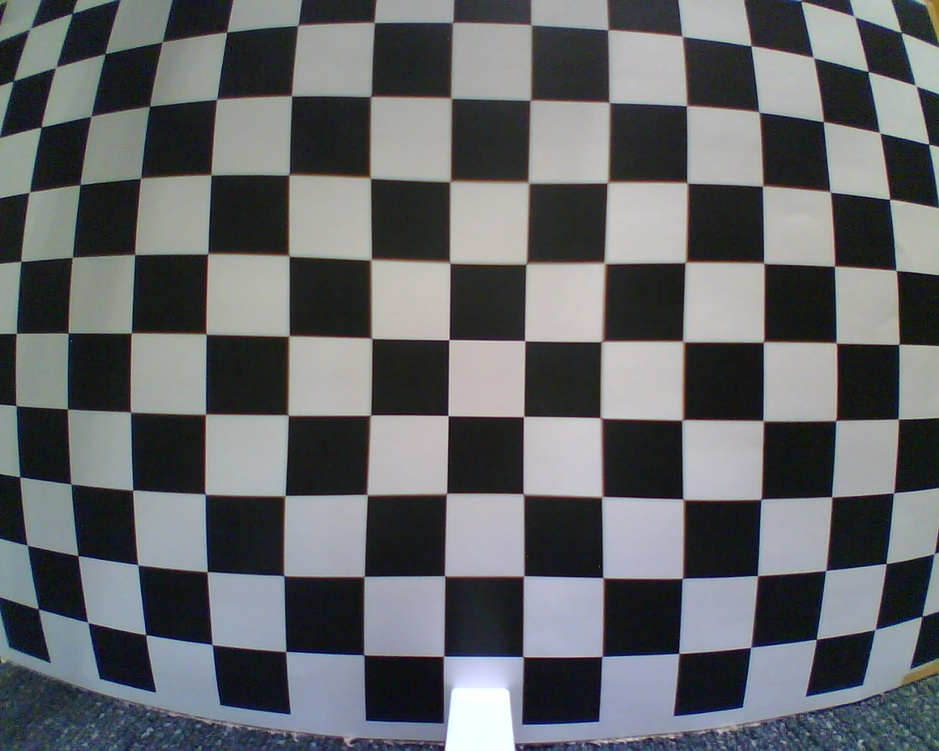
#> input picture GUI/control_cam/calibration/cali_code/HFoV_109_4_degree.jpg, 939 x 751 px, shrunk from 1280 x 1024 before the run
$ python camera_calibration.py
#> lines starting #> are read from the running program, lines starting #| are printed output that depends on the picture
"""Camera matrix:
 [[549.91254035   0.         802.57313647]
 [  0.         551.38505012 607.02397446]
 [  0.           0.           1.        ]]
Distortion coefficients:
 [[ 0.19067352 -0.20602461  0.00023991 -0.00069994  0.04950833]]
"""
import cv2
import numpy as np

mtx = np.array([[468.59748972, 0, 659.10020194],
                [0, 469.30862959, 497.8638885],
                [0, 0, 1]], dtype=np.float32)
dist = np.array([0.2089946, -0.22271615, -0.00487632, 0.00075366, 0.05415361], dtype=np.float32)

img = cv2.imread('./cali_code/HFoV_109_4_degree.jpg')
#> img is the input picture: shape (751, 939, 3); mean B, G, R 105.1, 102.4, 99.7
h, w = img.shape[:2]
#> h = 751; w = 939
new_mtx, roi = cv2.getOptimalNewCameraMatrix(mtx, dist, (w,h), 1, (w,h))
#> roi = (152, 108, 774, 616)

# Undistort the image
dst = cv2.undistort(img, mtx, dist, None, new_mtx)
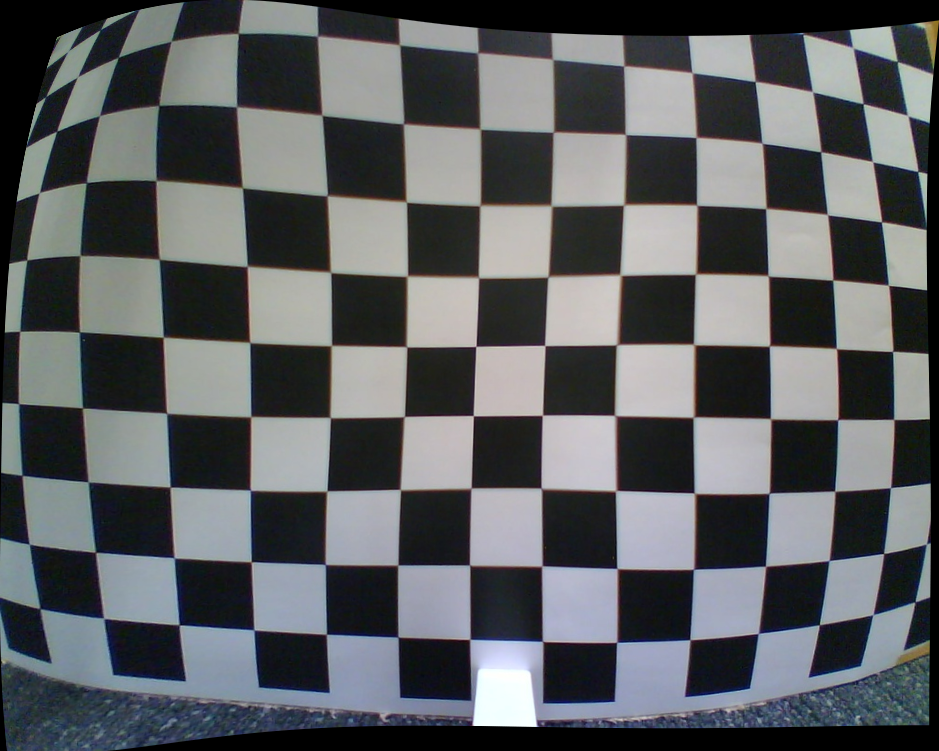
#> dst: shape (751, 939, 3); mean B, G, R 96.3, 93.7, 91

# Optionally crop the image
x, y, w, h = roi
#> x = 152; y = 108; w = 774; h = 616
dst = dst[y:y+h, x:x+w]
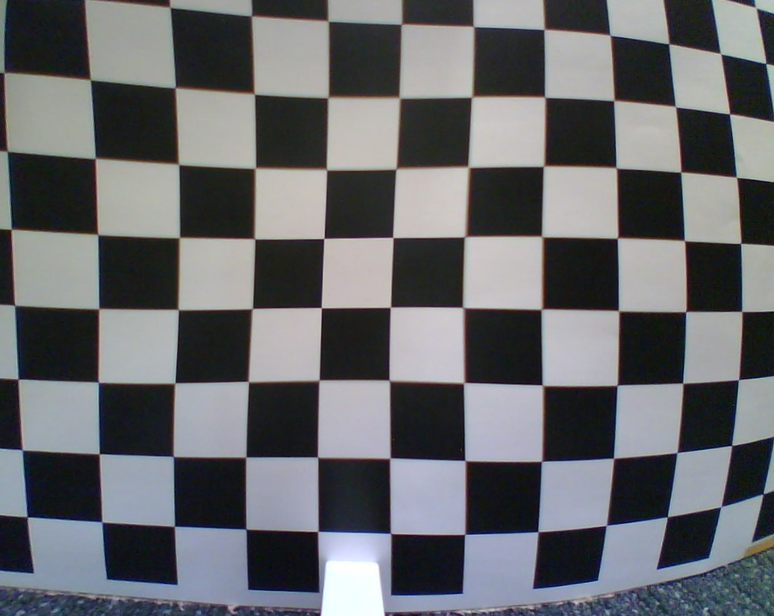
#> dst: shape (616, 774, 3); mean B, G, R 107.6, 104.3, 102.6
cv2.imwrite('calibrated_image/5_normalized_image.jpg', dst)

$ run again, with GUI/control_cam/calibration/cali_code/1.jpg copied over GUI/control_cam/calibration/cali_code/HFoV_109_4_degree.jpg
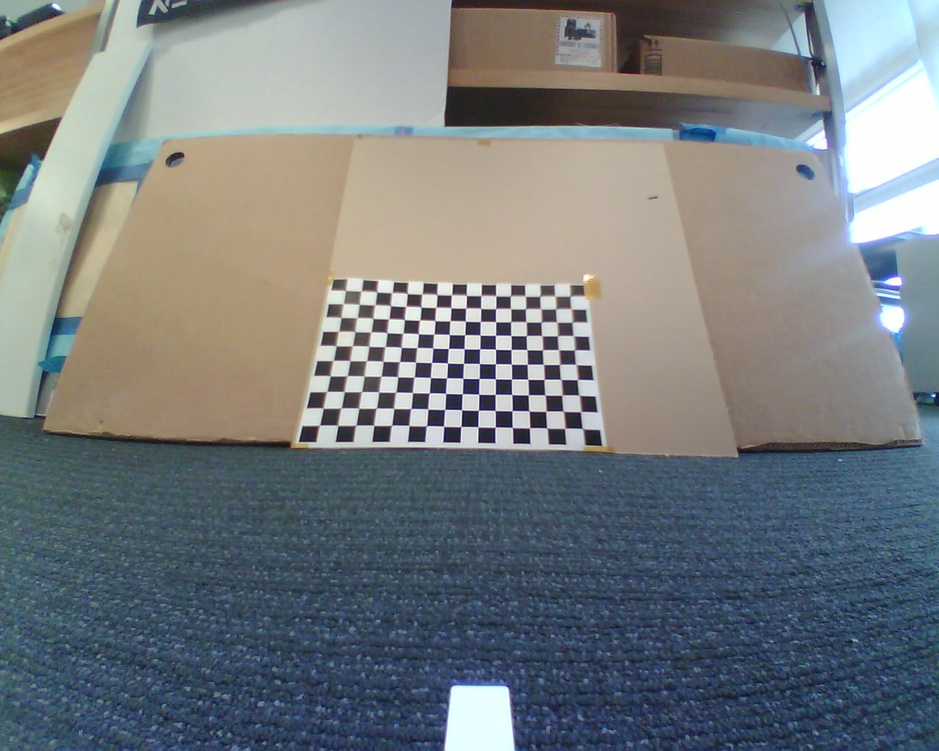
#> input picture GUI/control_cam/calibration/cali_code/1.jpg, 939 x 751 px, shrunk from 1280 x 1024 before the run
#> img is the input picture: shape (751, 939, 3); mean B, G, R 126.3, 123.5, 117.9
#> `dst = cv2.undistort(img, mtx, dist, None, new_mtx)`:
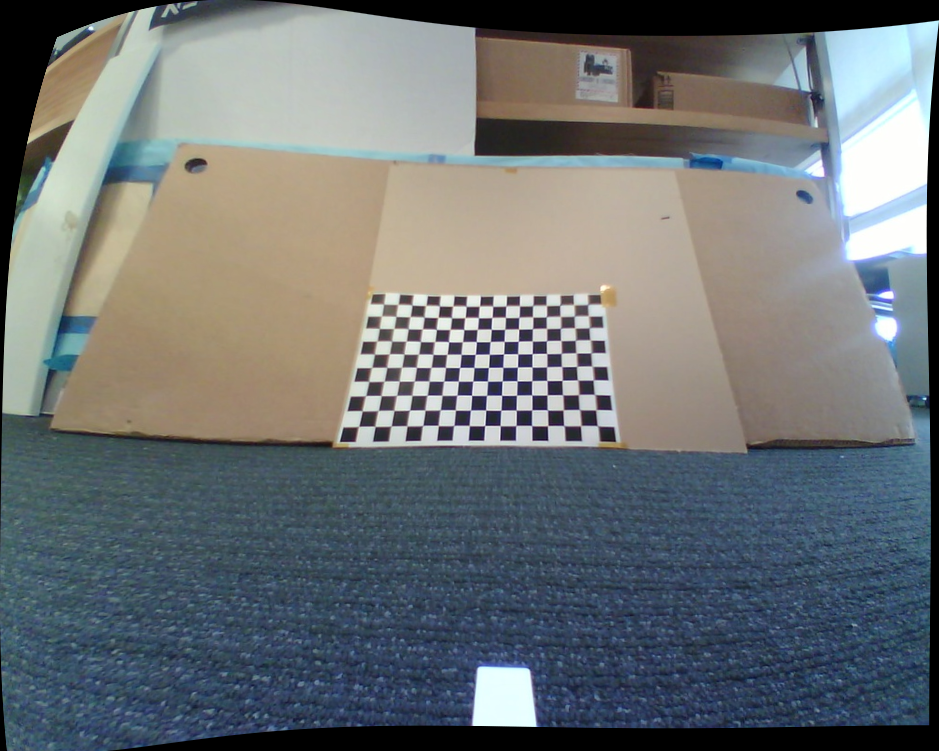
#> dst: shape (751, 939, 3); mean B, G, R 116.5, 114.2, 108.7
#> `dst = dst[y:y+h, x:x+w]`:
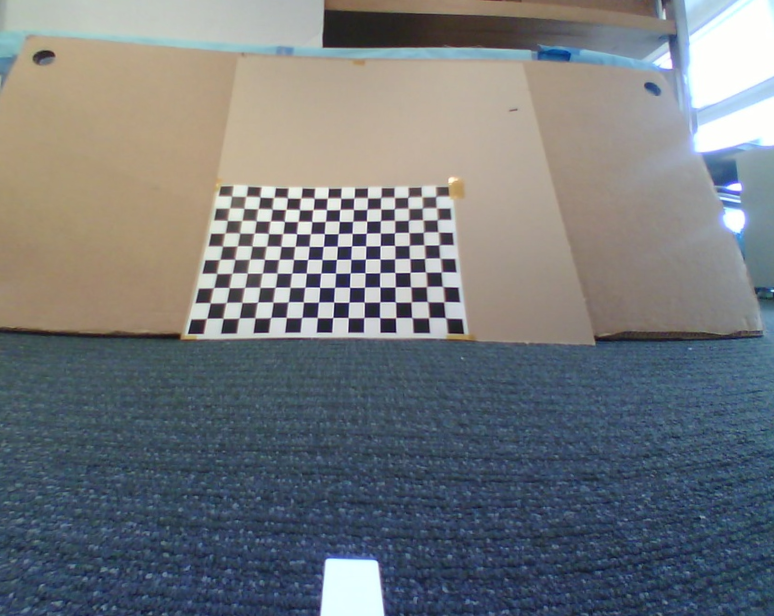
#> dst: shape (616, 774, 3); mean B, G, R 124.1, 120.1, 115.6

$ run again, with GUI/control_cam/calibration/cali_code/10.jpg copied over GUI/control_cam/calibration/cali_code/HFoV_109_4_degree.jpg
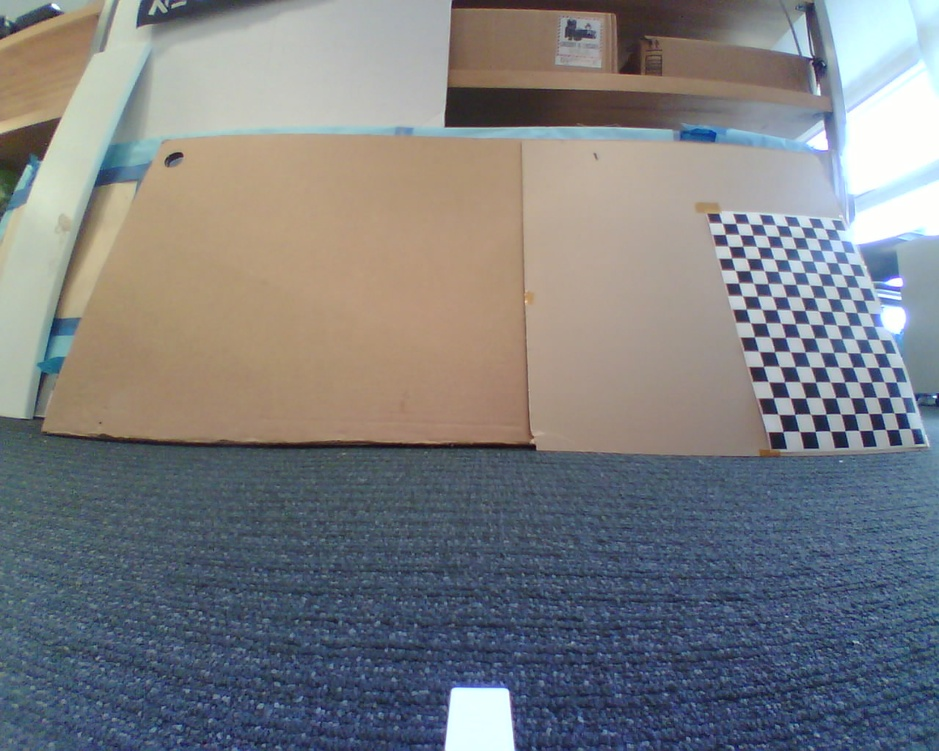
#> input picture GUI/control_cam/calibration/cali_code/10.jpg, 939 x 751 px, shrunk from 1280 x 1024 before the run
#> img is the input picture: shape (751, 939, 3); mean B, G, R 128.8, 125.6, 123.4
#> `dst = cv2.undistort(img, mtx, dist, None, new_mtx)`:
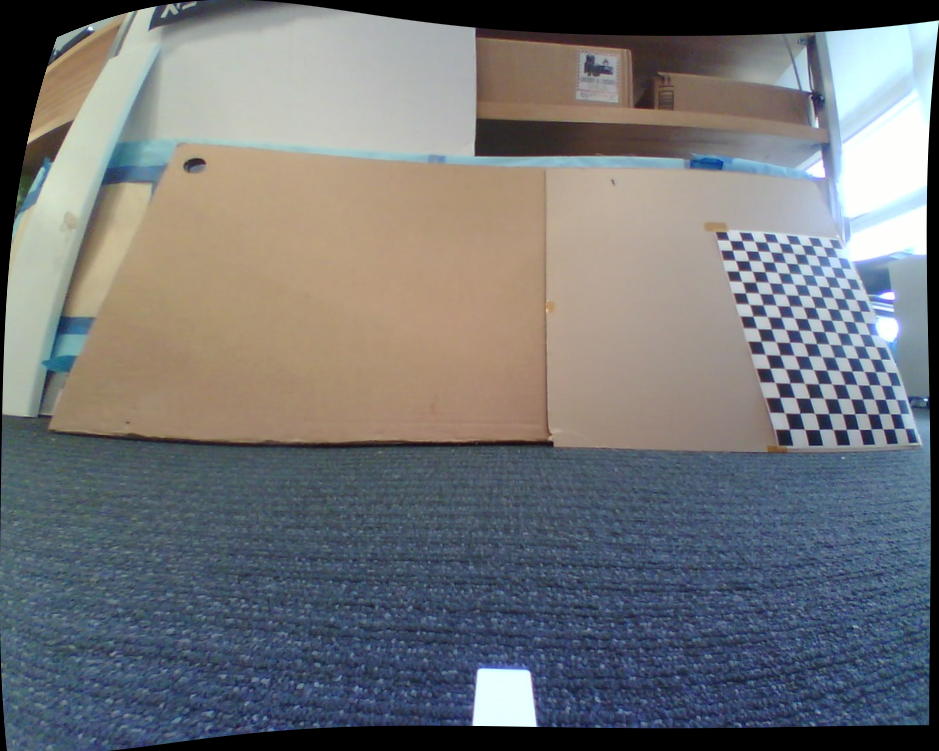
#> dst: shape (751, 939, 3); mean B, G, R 118.9, 116.2, 113.9
#> `dst = dst[y:y+h, x:x+w]`:
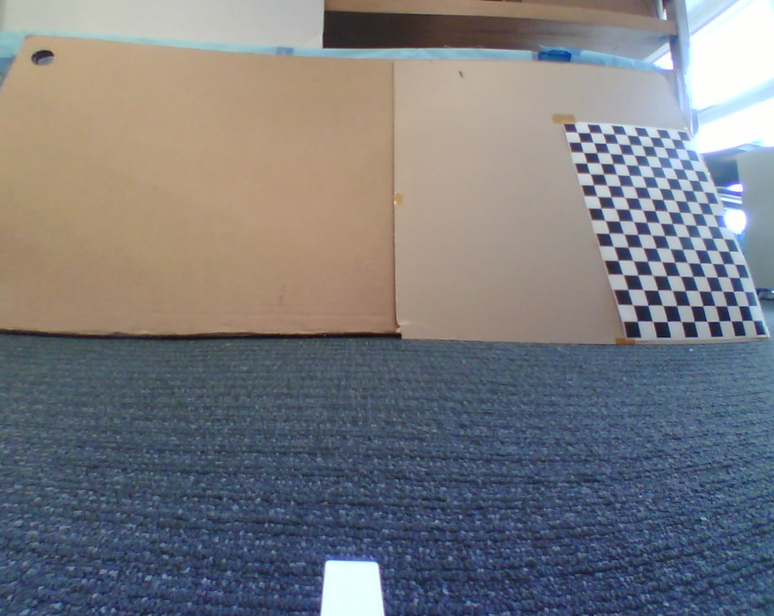
#> dst: shape (616, 774, 3); mean B, G, R 126.4, 121.9, 121

$ run again, with GUI/control_cam/calibration/cali_code/11.jpg copied over GUI/control_cam/calibration/cali_code/HFoV_109_4_degree.jpg
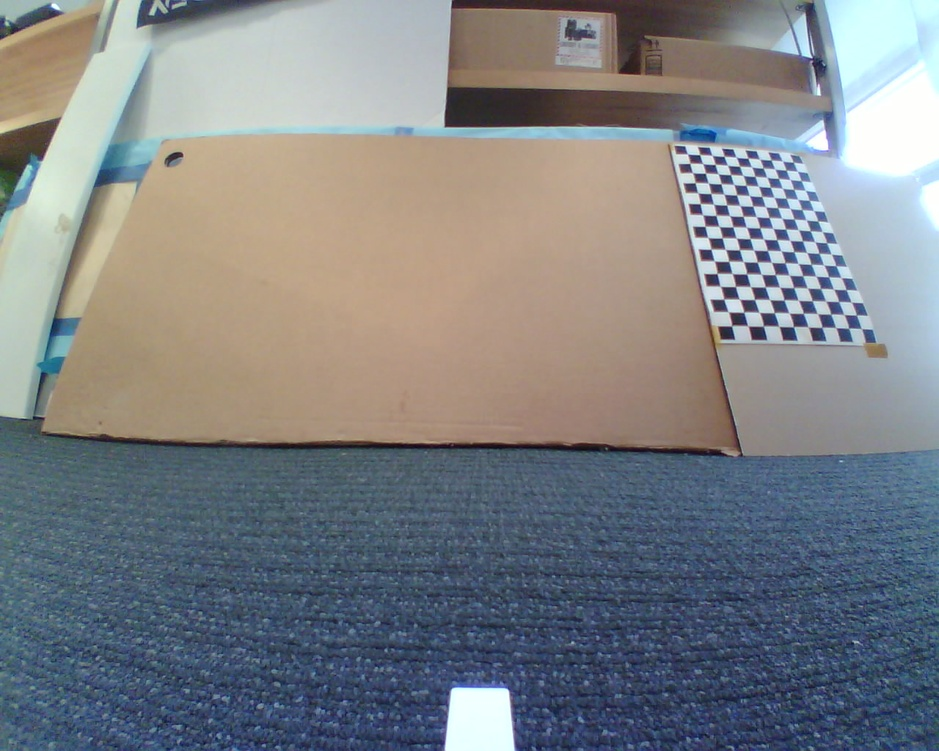
#> input picture GUI/control_cam/calibration/cali_code/11.jpg, 939 x 751 px, shrunk from 1280 x 1024 before the run
#> img is the input picture: shape (751, 939, 3); mean B, G, R 133.3, 129.3, 125.7
#> `dst = cv2.undistort(img, mtx, dist, None, new_mtx)`:
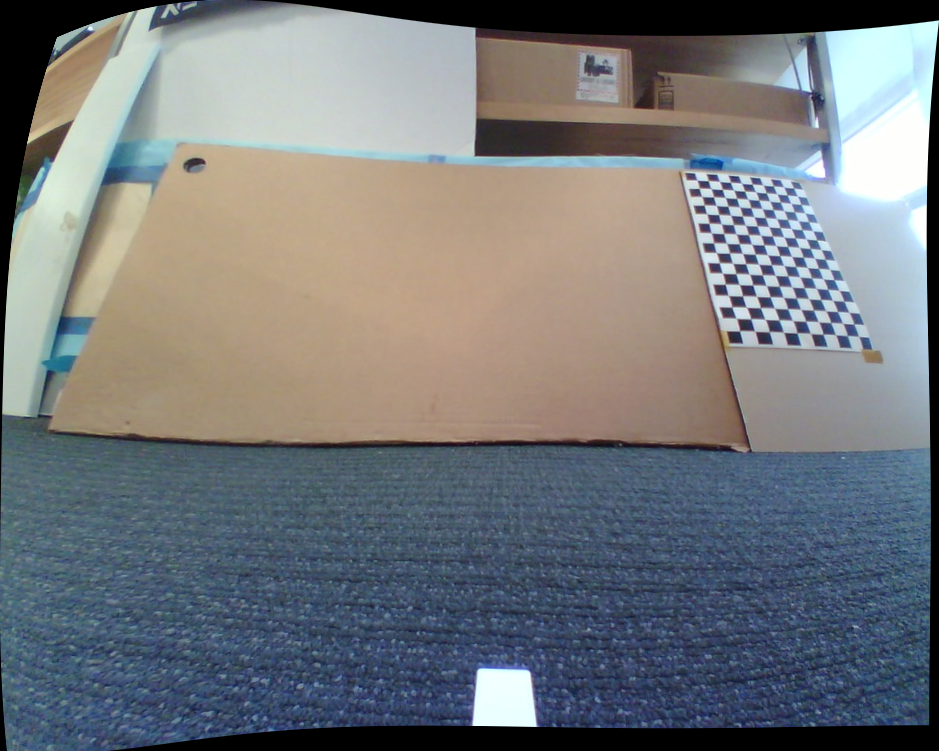
#> dst: shape (751, 939, 3); mean B, G, R 123.5, 119.9, 116.1
#> `dst = dst[y:y+h, x:x+w]`:
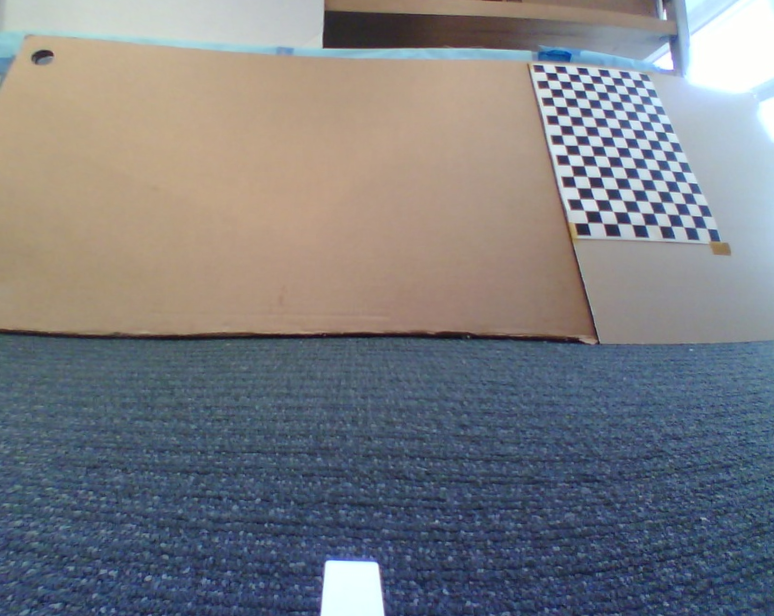
#> dst: shape (616, 774, 3); mean B, G, R 129.6, 124.6, 122.7
